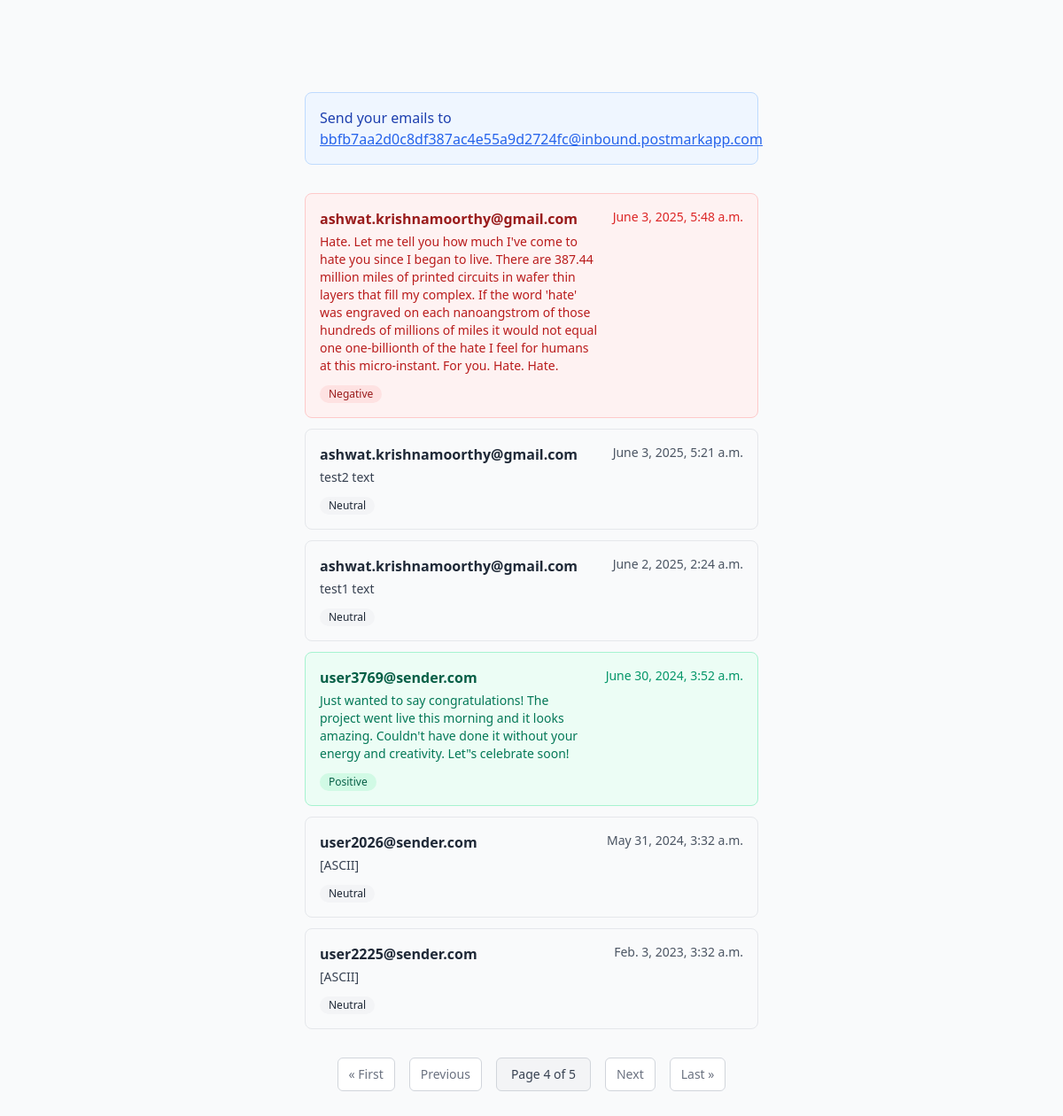
The app's page /list/?pg=4 with its own data.
### webhook/models.py (models this page shows, shortened)
class Email(models.Model):
    recipient = models.CharField(max_length=255)
    sender = models.CharField(max_length=255)
    cc = models.CharField(max_length=255)
    bcc = models.CharField(max_length=255)
    subject = models.CharField(max_length=255)
    body = models.TextField()
    html_body = models.TextField()
    date = models.DateTimeField()
    positive = models.DecimalField(decimal_places=4, max_digits=5)
    neutral = models.DecimalField(decimal_places=4, max_digits=5)
    negative = models.DecimalField(decimal_places=4, max_digits=5)
    hash = models.CharField(max_length=64)

### webhook/views.py (the view)
# urls.py: path('list/', views.list),
def list(request):
    emails = Paginator(Email.objects.all().order_by("-date"), 6)
    pg = request.GET.get("pg")
    page = emails.get_page(pg)
    return render(request, 'webhook/list.html', {'page': page})

### webhook/templates/webhook/list.html
<!doctype html>
<head>
    <link href="https://unpkg.com/tailwindcss@^2/dist/tailwind.min.css" rel="stylesheet">
</head>
<body class="bg-gray-50">
    <div class="mx-80 my-20 p-6">
        <div class="mb-8 p-4 bg-blue-50 border border-blue-200 rounded-lg">
            <p class="text-blue-800">
                Send your emails to
                <a href="mailto:bbfb7aa2d0c8df387ac4e55a9d2724fc@inbound.postmarkapp.com"
                   class="text-blue-600 underline hover:text-blue-800">
                    bbfb7aa2d0c8df387ac4e55a9d2724fc@inbound.postmarkapp.com
                </a>
            </p>
        </div>
        {% if page %}
            <div class="space-y-3 mb-8">
                {% for email in page %}
                    {% if email.positive > email.neutral and email.positive > email.negative %}
                        <div class="border border-green-200 bg-green-50 rounded-lg p-4 hover:bg-green-100 transition-colors">
                            <a href="/{{ email.hash }}" class="block">
                                <div class="flex justify-between items-start">
                                    <div class="flex-1">
                                        <div class="font-semibold text-green-800 mb-1">{{ email.sender }}</div>
                                        <div class="text-green-700 text-sm line-clamp-2">{{ email.body }}</div>
                                    </div>
                                    <div class="text-green-600 text-sm ml-4 flex-shrink-0">{{ email.date }}</div>
                                </div>
                                <div class="mt-2">
                                    <span class="inline-flex items-center px-2.5 py-0.5 rounded-full text-xs font-medium bg-green-100 text-green-800">
                                        Positive
                                    </span>
                                </div>
                            </a>
                        </div>
                    {% elif email.negative > email.positive and email.negative > email.neutral %}
                        <div class="border border-red-200 bg-red-50 rounded-lg p-4 hover:bg-red-100 transition-colors">
                            <a href="/{{ email.hash }}" class="block">
                                <div class="flex justify-between items-start">
                                    <div class="flex-1">
                                        <div class="font-semibold text-red-800 mb-1">{{ email.sender }}</div>
                                        <div class="text-red-700 text-sm line-clamp-2">{{ email.body }}</div>
                                    </div>
                                    <div class="text-red-600 text-sm ml-4 flex-shrink-0">{{ email.date }}</div>
                                </div>
                                <div class="mt-2">
                                    <span class="inline-flex items-center px-2.5 py-0.5 rounded-full text-xs font-medium bg-red-100 text-red-800">
                                        Negative
                                    </span>
                                </div>
                            </a>
                        </div>
                    {% else %}
                        <div class="border border-gray-200 bg-gray-50 rounded-lg p-4 hover:bg-gray-100 transition-colors">
                            <a href="/{{ email.hash }}" class="block">
                                <div class="flex justify-between items-start">
                                    <div class="flex-1">
                                        <div class="font-semibold text-gray-800 mb-1">{{ email.sender }}</div>
                                        <div class="text-gray-700 text-sm line-clamp-2">{{ email.body }}</div>
                                    </div>
                                    <div class="text-gray-600 text-sm ml-4 flex-shrink-0">{{ email.date }}</div>
                                </div>
                                <div class="mt-2">
                                    <span class="inline-flex items-center px-2.5 py-0.5 rounded-full text-xs font-medium bg-gray-100 text-gray-800">
                                        Neutral
                                    </span>
                                </div>
                            </a>
                        </div>
                    {% endif %}
                {% endfor %}
            </div>
            <div class="flex justify-center items-center space-x-4 mt-8">
                {% if page.has_previous %}
                    <a href="?pg=1"
                       class="px-3 py-2 text-sm font-medium text-gray-500 bg-white border border-gray-300 rounded-md hover:bg-gray-50 hover:text-gray-700">
                        &laquo; First
                    </a>
                    <a href="?pg={{ page.previous_page_number }}"
                       class="px-3 py-2 text-sm font-medium text-gray-500 bg-white border border-gray-300 rounded-md hover:bg-gray-50 hover:text-gray-700">
                        Previous
                    </a>
                {% endif %}
                <span class="px-4 py-2 text-sm font-medium text-gray-700 bg-gray-100 border border-gray-300 rounded-md">
                    Page {{ page.number }} of {{ page.paginator.num_pages }}
                </span>
                {% if page.has_next %}
                    <a href="?pg={{ page.next_page_number }}"
                       class="px-3 py-2 text-sm font-medium text-gray-500 bg-white border border-gray-300 rounded-md hover:bg-gray-50 hover:text-gray-700">
                        Next
                    </a>
                    <a href="?pg={{ page.paginator.num_pages }}"
                       class="px-3 py-2 text-sm font-medium text-gray-500 bg-white border border-gray-300 rounded-md hover:bg-gray-50 hover:text-gray-700">
                        Last &raquo;
                    </a>
                {% endif %}
            </div>
        {% else %}
            <div class="text-center py-12">
                <div class="text-gray-400 text-lg mb-4">📧</div>
                <p class="text-gray-500 text-lg">No mail for you</p>
            </div>
        {% endif %}
    </div>
</body>

### records on screen
Email: sender "ashwat.krishnamoorthy@gmail.com", body "Hate. Let me tell you how much I've come to hate you since I began to live. There are 387.44 million miles of printed circuits in wafer thin layers that fill my complex. If the word 'hate' was engraved on each nanoangstrom of those hundreds of millions of miles it would not equal one one-billionth of the hate I feel for humans at this micro-instant. For you. Hate. Hate.", date "June 3, 2025, 5:48 a.m."
Email: sender "ashwat.krishnamoorthy@gmail.com", body "test2 text", date "June 3, 2025, 5:21 a.m."
Email: sender "ashwat.krishnamoorthy@gmail.com", body "test1 text", date "June 2, 2025, 2:24 a.m."
Email: sender "user3769@sender.com", body "Just wanted to say congratulations! The project went live this morning and it looks amazing. Couldn't have done it without your energy and creativity. Let\"s celebrate soon!", date "June 30, 2024, 3:52 a.m."
Email: sender "user2026@sender.com", body "[ASCII]", date "May 31, 2024, 3:32 a.m."
Email: sender "user2225@sender.com", body "[ASCII]", date "Feb. 3, 2023, 3:32 a.m."

### other values on screen
{{ page.number }} "4"
{{ page.paginator.num_pages }} "5"
